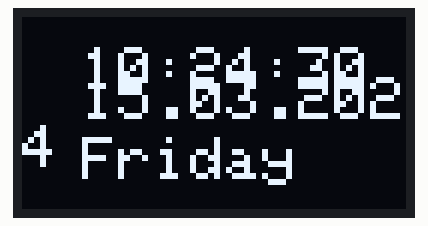
This sketch was run on a simulated Arduino Uno, built with avr-gcc and run on an emulated ATmega328P. Shown: 128×64 one-colour display. The local clock reads 2024-03-15 10:24:30 at power-on unless the sketch sets it.

Above: at 0.1 s.
At 4.3 s:
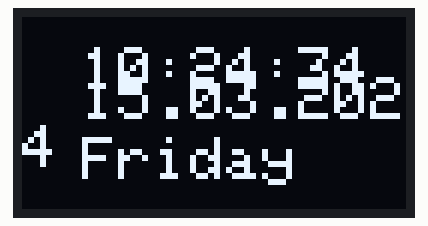
At 9.4 s:
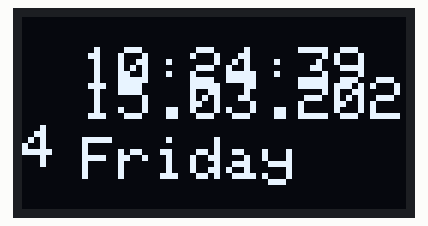
At 18.8 s:
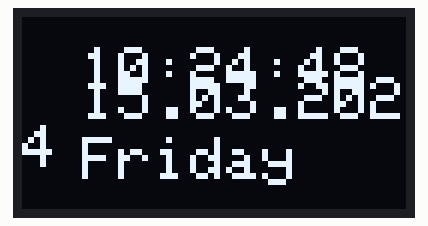
At 28.1 s:
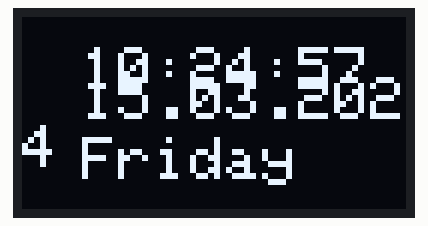
At 38.4 s:
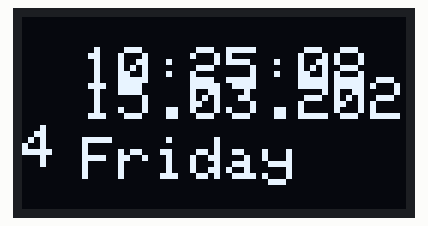

The sketch:

OLED_RTC.ino
```cpp
//RTC with OLED:
#include <Adafruit_SSD1306.h>
#include <splash.h>
#include <DS1307.h>
Adafruit_SSD1306 myoled(13);
DS1307 myrtc (SDA,SCL);
void setup() {
  myrtc.begin();
  myoled.begin(0x3c);
  myoled.clearDisplay();
  myoled.setTextSize(2);
  myoled.setTextColor(WHITE);
  myoled.display();
}

void loop() {
  myoled.setCursor(20,10);
  myoled.print(myrtc.getTimeStr());
  myoled.setCursor(20,20);
  myoled.print(myrtc.getDateStr());
  myoled.setCursor(20,40);
  myoled.print(myrtc.getDOWStr());
  myoled.display();
  delay(1000);
  myoled.clearDisplay();
}
```

Measured:
- what the display in image 0 shows lasts 1.0 s, from 0.1 s to 1.1 s
